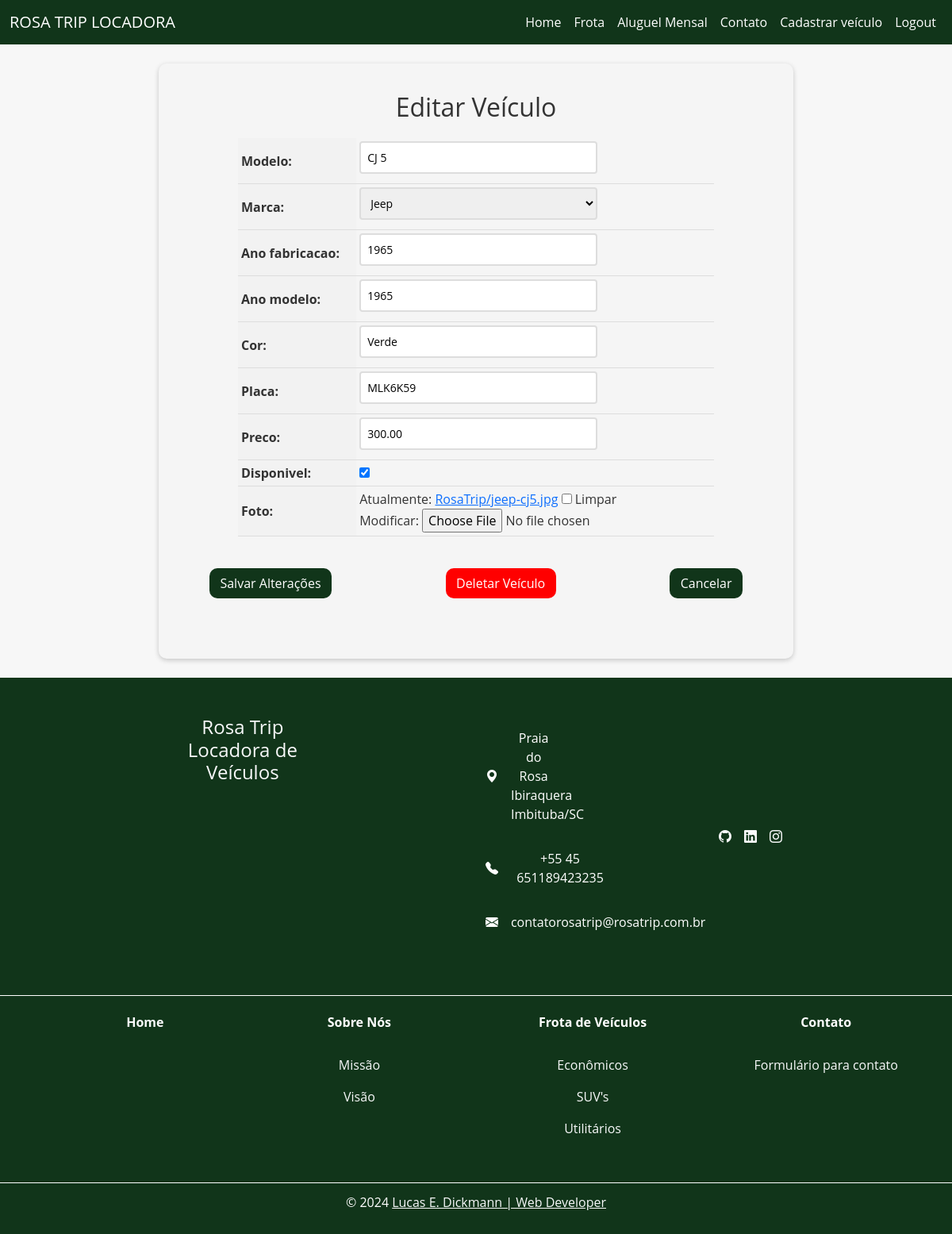
/veiculo/2/editar/ (signed in), run on the app's committed database.
### RosaTrip/models.py (models this page shows, shortened)
class Veiculo(models.Model):
    id = models.AutoField(primary_key=True)
    modelo = models.CharField(max_length=100)
    marca = models.ForeignKey(Marca, on_delete=models.PROTECT, related_name='marca_veiculo')
    ano_fabricacao = models.IntegerField(blank=True, null=True)
    ano_modelo = models.IntegerField(blank=True, null=True)
    cor = models.CharField(max_length=50)
    placa = models.CharField(max_length=7, unique=True)
    preco = models.DecimalField(max_digits=10, decimal_places=2)
    disponivel = models.BooleanField(default=True)
    foto = models.ImageField(upload_to='RosaTrip/', null=True, blank=True)

### RosaTrip/views.py (the view, shortened to what this page needs)
# urls.py: path('veiculo/<int:pk>/editar/', RosaTrip.views.VeiculoUpdateView.as_view(), name='edit-veiculo'),
@method_decorator(login_required(login_url='login'), name='dispatch')
class VeiculoUpdateView(UpdateView):
    model = Veiculo
    form_class = VeiculoModelForm
    template_name = 'edit-veiculo.html'

### RosaTrip/forms.py
class VeiculoModelForm(forms.ModelForm):
    class Meta:
        model = Veiculo
        fields = '__all__'

### RosaTrip/models.py (called while the page is built)
    def __str__(self):
        return self.nome

### RosaTrip/templates/edit-veiculo.html (shortened to what this page needs)
{% extends "base.html" %}
{% block content %}
    <form method="POST" enctype="multipart/form-data">
        <h1>Editar Veículo</h1>
        <table>
            {{ form.as_table }}
        </table>
        <div class="buttons-container">
            <input type="submit" value="Salvar Alterações" class="btn btn-success">
            <a href="{% url 'del-veiculo' pk=object.pk %}" class="btn btn-danger">Deletar Veículo</a>
            <a href="{% url 'frota' %}" class="btn btn-success">Cancelar</a>
        </div>
    </form>
{% endblock %}

### djangoProjectRosa/templates/base.html (style rules this page uses)
body { font-family: 'Open Sans', sans-serif; background-color: #f7f7f7; color: #333; margin: 0; padding: 0; display: flex; flex-direction: column; }

### RosaTrip/templates/edit-veiculo.html (style rules this page uses)
form { max-width: 50rem; margin: 2% auto; padding: 3% 0 5% 0; background-color: #f5f5f5; border-radius: 10px; box-shadow: 0 2px 6px rgba(0, 0, 0, 0.2); }
form h1 { font-size: 2rem; margin-bottom: 20px; text-align: center; }
table { margin: 0 auto; border-collapse: collapse; width: 100%; max-width: 600px; }
th, td { padding: 4px; text-align: left; border-bottom: 1px solid #ddd; }
th { background-color: #f2f2f2; }
input[type="text"], input[type="number"], select, textarea { padding: 8px; font-size: 14px; border: 2px solid #ddd; border-radius: 4px; width: 100%; max-width: 300px; margin-bottom: 8px; transition: border-bottom-color 0.3s ease-in-out; }
.buttons-container { display: flex; justify-content: space-between; margin-top: 3%; padding: 2% 8%; }
.btn { background-color: #11351a; color: #fff; font-size: 1rem; border: none; border-radius: 10px; cursor: pointer; padding: 1% 2%; text-decoration: none; text-align: center; }
.btn-danger { background-color: #ff0000; }

### data on the page
Veiculo: modelo "CJ 5", marca "Jeep", ano_fabricacao "1965", ano_modelo "1965", cor "Verde", placa "MLK6K59", preco "300.00", disponivel "☑"
